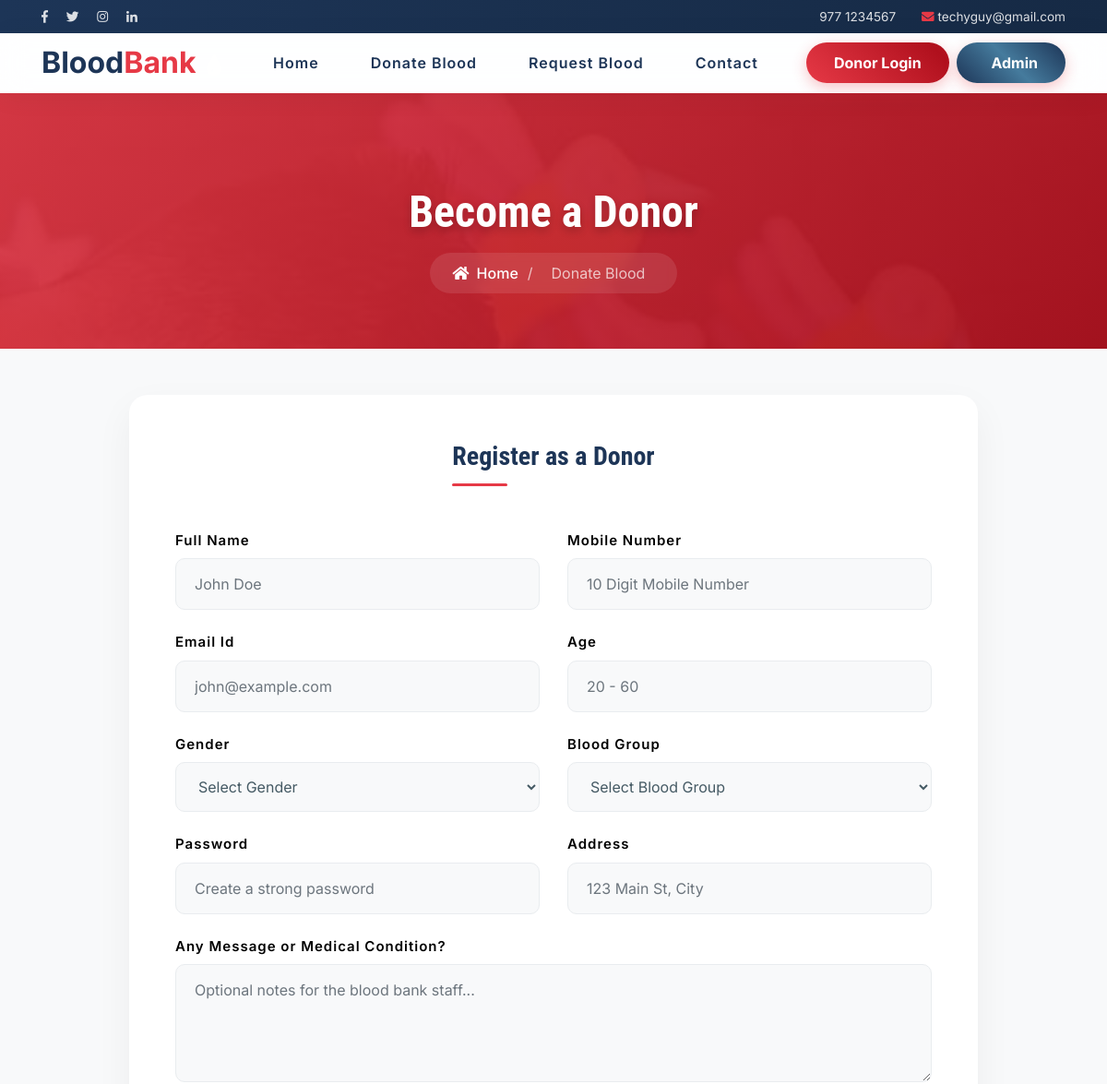
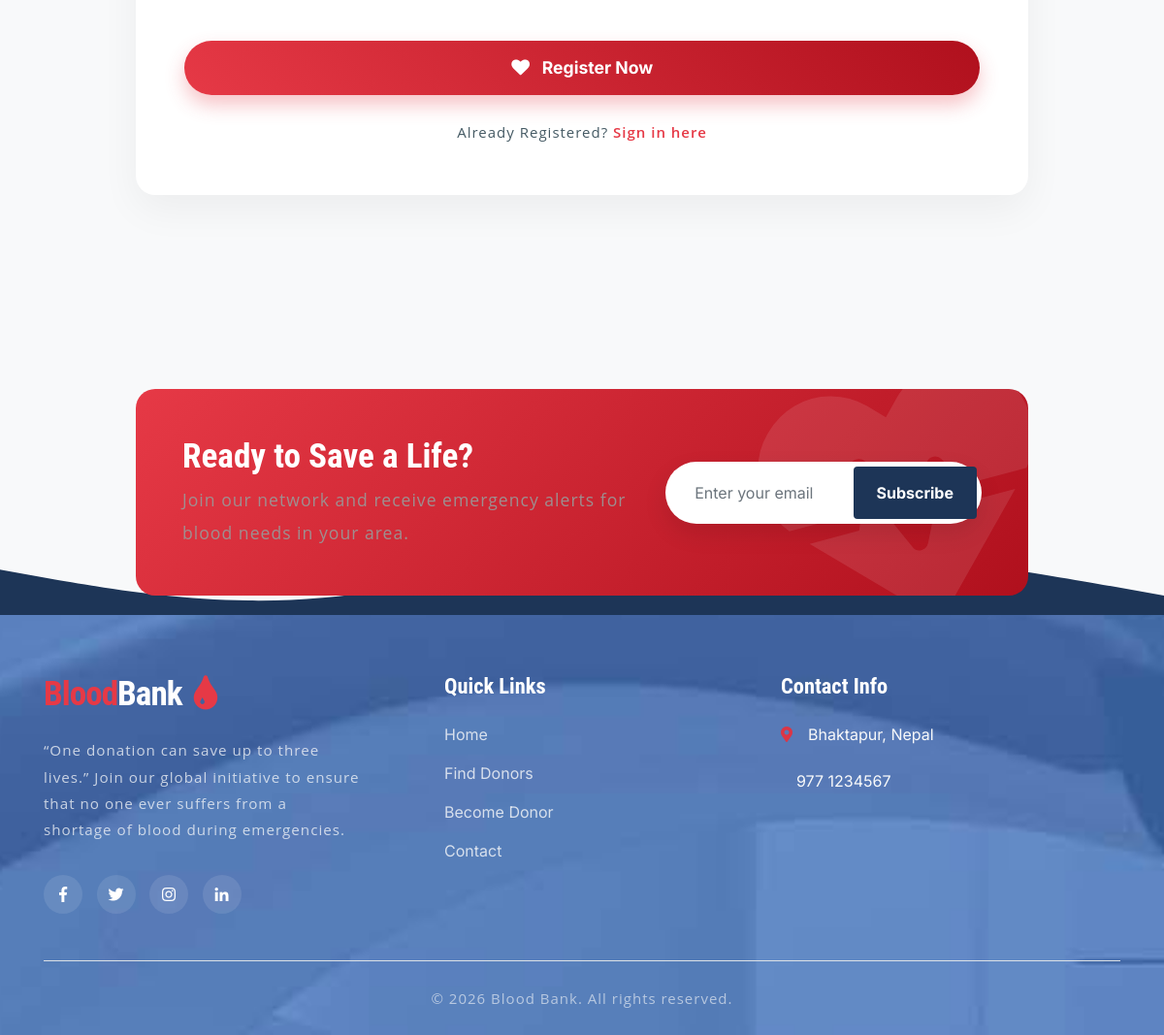
/sign-up.php, run on the app's committed database (2 pictures, top to bottom).
### tables this page shows
CREATE TABLE `tblcontactusinfo` (
  `id` int(11) NOT NULL,
  `Address` tinytext DEFAULT NULL,
  `EmailId` varchar(255) DEFAULT NULL,
  `ContactNo` char(11) DEFAULT NULL
);

### sign-up.php (the view, shortened to what this page needs)
<?php
include('includes/config.php');
?>
<!DOCTYPE html>
<html lang="zxx">
<head>
	<link rel="stylesheet" href="css/bootstrap.css">
	<link rel="stylesheet" href="css/style.css" type="text/css" media="all" />
	<link rel="stylesheet" href="css/fontawesome-all.css">
</head>
<body>
	<?php include('includes/header.php');?>
	<div class="page-hero">
		<div class="container">
			<h2>Become a Donor</h2>
			<div class="breadcrumb-custom">
				<a href="index.php"><i class="fas fa-home mr-2"></i>Home</a>
				<span>/</span>
				<span class="current">Donate Blood</span>
			</div>
		</div>
	</div>
	<section class="about-section">
		<div class="container">
			<div class="row justify-content-center">
				<div class="col-lg-10">
					<div class="form-card">
						<h3 class="section-title text-center mx-auto mb-5" style="width: fit-content;">Register as a Donor</h3>
						<form action="#" method="post" name="signup" onsubmit="return checkpass();">
							<div class="row">
								<div class="col-md-6 form-group mb-4">
									<label class="form-label-custom">Full Name</label>
									<input type="text" class="form-control form-control-custom" name="fullname" id="fullname" placeholder="John Doe" required>
								</div>
								<div class="col-md-6 form-group mb-4">
									<label class="form-label-custom">Mobile Number</label>
									<input type="text" class="form-control form-control-custom" name="mobileno" id="mobileno" required="true" placeholder="10 Digit Mobile Number" minlength="10" maxlength="10" pattern="[0-9]{10}" title="Please enter exactly 10 digits">
								</div>
							</div>
							<div class="row">
								<div class="col-md-6 form-group mb-4">
									<label class="form-label-custom">Email Id</label>
									<input type="email" name="emailid" class="form-control form-control-custom" placeholder="john@example.com" required>
								</div>
								<div class="col-md-6 form-group mb-4">
									<label class="form-label-custom">Age</label>
									<input type="number" class="form-control form-control-custom" name="age" id="age" placeholder="20 - 60" min="20" max="60" required>
								</div>
							</div>
							<div class="row">
								<div class="col-md-6 form-group mb-4">
									<label class="form-label-custom">Gender</label>
									<select name="gender" class="form-control form-control-custom" required>
										<option value="">Select Gender</option>
									</select>
								</div>
								<div class="col-md-6 form-group mb-4">
									<label class="form-label-custom">Blood Group</label>
									<select name="bloodgroup" class="form-control form-control-custom" required>
										<option value="">Select Blood Group</option>
									</select>
								</div>
							</div>
							<div class="row">
								<div class="col-md-6 form-group mb-4">
									<label class="form-label-custom">Password</label>
									<input type="password" class="form-control form-control-custom" name="password" id="password" placeholder="Create a strong password" required>
								</div>
								<div class="col-md-6 form-group mb-4">
									<label class="form-label-custom">Address</label>
									<input type="text" class="form-control form-control-custom" name="address" id="address" required placeholder="123 Main St, City">
								</div>
							</div>
							<div class="form-group mb-4">
								<label class="form-label-custom">Any Message or Medical Condition?</label>
								<textarea class="form-control form-control-custom" rows="4" name="message" placeholder="Optional notes for the blood bank staff..." required></textarea>
							</div>
							<div class="text-center">
								<button type="submit" class="submit-btn" name="submit"><i class="fas fa-heart mr-2"></i> Register Now</button>
								<p class="mt-4" style="color: #455a64;">
									Already Registered? <a href="login.php" style="color: #e63946; font-weight: 600;">Sign in here</a>
								</p>
							</div>
						</form>
					</div>
				</div>
			</div>
		</div>
	</section>
	<?php include('includes/footer.php');?>
</body>
</html>

### includes/header.php (shortened to what this page needs)
<header>
    <div class="top-bar-innovative">
        <div class="container">
            <div class="row align-items-center">
                <div class="col-md-6 d-none d-md-block">
                    <ul class="list-inline m-0">
                        <li class="list-inline-item mr-3"><a href="#"><i class="fab fa-facebook-f"></i></a></li>
                        <li class="list-inline-item mr-3"><a href="#"><i class="fab fa-twitter"></i></a></li>
                        <li class="list-inline-item mr-3"><a href="#"><i class="fab fa-instagram"></i></a></li>
                        <li class="list-inline-item"><a href="#"><i class="fab fa-linkedin-in"></i></a></li>
                    </ul>
                </div>
                <?php
                $sql = "SELECT * from tblcontactusinfo";
                $query = $dbh->prepare($sql);
                $query->execute();
                $results = $query->fetchAll(PDO::FETCH_OBJ);
                if ($query->rowCount() > 0) {
                    foreach ($results as $result) { ?>
                <div class="col-md-6 text-center text-md-right">
                    <span class="mr-4"><i class="fas fa-phone-alt text-danger"></i> <?php echo $result->ContactNo; ?></span>
                    <span><i class="fas fa-envelope text-danger"></i> <a href="mailto:<?php echo $result->EmailId; ?>"><?php echo $result->EmailId; ?></a></span>
                </div>
                <?php }} ?>
            </div>
        </div>
    </div>
    <nav class="navbar navbar-expand-lg navbar-light innovative-header py-2">
        <div class="container">
            <a class="navbar-brand font-weight-bold" href="index.php">
                <span style="color:#1d3557;">Blood</span><span style="color:#e63946;">Bank</span>
                <i class="fas fa-tint ml-1"></i>
            </a>
            <div class="collapse navbar-collapse" id="navbarSupportedContent">
                <ul class="navbar-nav ml-auto align-items-center">
                    <li class="nav-item"><a class="nav-link" href="index.php">Home</a></li>
                    <li class="nav-item"><a class="nav-link" href="sign-up.php">Donate Blood</a></li>
                    <li class="nav-item"><a class="nav-link" href="search-donor.php">Request Blood</a></li>
                    <li class="nav-item"><a class="nav-link" href="contact.php">Contact</a></li>
                    <?php if (isset($_SESSION['donor_id'])) { ?>
                        <li class="nav-item dropdown">
                            <a class="nav-link dropdown-toggle" href="#" id="navbarDropdown" role="button" data-toggle="dropdown">
                                My Account
                            </a>
                            <div class="dropdown-menu shadow">
                                <a class="dropdown-item" href="donor-dashboard.php">Dashboard</a>
                                <a class="dropdown-item" href="donor-profile.php">Profile</a>
                                <div class="dropdown-divider"></div>
                                <a class="dropdown-item" href="logout.php">Logout</a>
                            </div>
                        </li>
                    <?php } else { ?>
                        <li class="nav-item ml-lg-4">
                            <a href="login.php" class="login-btn-innovative">Donor Login</a>
                        </li>
                        <li class="nav-item ml-lg-2">
                            <a href="admin/index.php" class="login-btn-innovative" style="background: linear-gradient(45deg, #1d3557, #457b9d, #1d3557) !important;">
                                <i class="fas fa-user-shield mr-1"></i> Admin
                            </a>
                        </li>
                    <?php } ?>
                </ul>
            </div>
        </div>
    </nav>
</header>

### includes/footer.php (shortened to what this page needs)
<div style="position: relative; overflow: hidden; margin-top: 120px;">
  <div class="container" style="position: relative; z-index: 10; margin-bottom: -80px;">
    <div class="row justify-content-center">
      <div class="col-lg-10">
        <div class="newsletter-card shadow-lg p-5" style="background: linear-gradient(135deg, #e63946, #b0101d); color: white; border-radius: 20px; position: relative; overflow: hidden;">
          <div style="position: absolute; top: -30px; right: -20px; opacity: 0.1; transform: rotate(-15deg);">
          </div>
          <div class="row align-items-center" style="position: relative; z-index: 2;">
            <div class="col-md-7 mb-4 mb-md-0 text-center text-md-left">
              <h2 class="font-weight-bold mb-2" style="font-size: 2.2rem;">Ready to Save a Life?</h2>
              <p class="m-0" style="opacity: 0.9; font-size: 1.1rem;">Join our network and receive emergency alerts for blood needs in your area.</p>
            </div>
            <div class="col-md-5">
              <form action="#" method="post" class="d-flex" style="background: white; border-radius: 50px; padding: 5px; box-shadow: 0 10px 25px rgba(0,0,0,0.1);">
                <input type="email" class="form-control border-0 bg-transparent" placeholder="Enter your email" required style="padding: 15px 25px; outline: none; box-shadow: none;">
                <button class="btn subscribe-btn rounded-pill px-4 font-weight-bold" type="submit" style="background-color: #1d3557; color: white; border: none;">Subscribe</button>
              </form>
            </div>
          </div>
        </div>
      </div>
    </div>
  </div>
  <footer style="background-color: #1d3557; color: #ffffff; position: relative; z-index: 1; padding-top: 60px;">
    <div class="w3ls-footer-grids pb-4">
      <div class="container">
        <div class="row">
          <div class="col-lg-4 col-md-6 mb-5 mb-lg-0">
            <h2 class="mb-4">
              <a href="index.php" class="text-white font-weight-bold" style="text-decoration: none; font-size: 2.2rem; letter-spacing: -1px;">
                <span style="color: #e63946;">Blood</span>Bank
                <i class="fas fa-tint ml-1" style="color: #e63946;"></i>
              </a>
            </h2>
            <p class="text-light pr-lg-4" style="line-height: 1.8; opacity: 0.75; font-size: 0.95rem;">
              “One donation can save up to three lives.” Join our global initiative to ensure that no one ever suffers from a shortage of blood during emergencies.
            </p>
            <div class="mt-4 pt-2">
              <a href="#" class="social-icon"><i class="fab fa-facebook-f"></i></a>
              <a href="#" class="social-icon"><i class="fab fa-twitter"></i></a>
              <a href="#" class="social-icon"><i class="fab fa-instagram"></i></a>
              <a href="#" class="social-icon"><i class="fab fa-linkedin-in"></i></a>
            </div>
          </div>
          <div class="col-lg-4 col-md-6 mb-5 mb-lg-0 pl-lg-5">
            <h3 class="mb-4 text-white font-weight-bold" style="font-size: 1.4rem;">Quick Links</h3>
            <ul class="list-unstyled mt-3">
                <li class="mb-3"><a href="index.php" class="text-light quick-link">Home</a></li>
                <li class="mb-3"><a href="search-donor.php" class="text-light quick-link">Find Donors</a></li>
                <li class="mb-3"><a href="sign-up.php" class="text-light quick-link">Become Donor</a></li>
                <li class="mb-3"><a href="contact.php" class="text-light quick-link">Contact</a></li>
            </ul>
          </div>
          <div class="col-lg-4 col-md-12">
            <h3 class="mb-4 text-white font-weight-bold" style="font-size: 1.4rem;">Contact Info</h3>
            <ul class="list-unstyled mt-3">
              <?php
              $sql = "SELECT * from tblcontactusinfo";
              $query = $dbh->prepare($sql);
              $query->execute();
              $results = $query->fetchAll(PDO::FETCH_OBJ);
              foreach ($results as $result) { ?>
                  <li class="mb-4 d-flex align-items-center">
                    <i class="fas fa-map-marker-alt mr-3 text-danger"></i>
                    <span class="text-light"><?php echo $result->Address; ?></span>
                  </li>
                  <li class="mb-4 d-flex align-items-center">
                    <span class="text-light"><?php echo $result->ContactNo; ?></span>
                  </li>
              <?php } ?>
            </ul>
          </div>
        </div>
        <div class="border-top mt-5 pt-4 text-center">
          <p class="text-light m-0" style="opacity: 0.6;">&copy; <span id="year"></span> Blood Bank. All rights reserved.</p>
        </div>
      </div>
    </div>
  </footer>
</div>

### css/style.css (style rules this page uses)
body { padding: 0; margin: 0; background: #FFF; font-family: 'Open Sans', sans-serif; }
body a { transition: 0.5s all; -webkit-transition: 0.5s all; -moz-transition: 0.5s all; -o-transition: 0.5s all; -ms-transition: 0.5s all; text-decoration: none; }
h1, h2, h3, h4, h5, h6 { margin: 0; padding: 0; font-family: 'Roboto Condensed', sans-serif; }
p { margin: 0; padding: 0; font-family: 'Open Sans', sans-serif; font-size: 15px; letter-spacing: 1px; line-height: 1.9; color: #999; }
ul, ol { margin: 0; padding: 0; }
label { margin: 0; }
.navbar-light .navbar-nav .nav-link { padding: 0; color: #fff; background: transparent; font-size: 16px; letter-spacing: 1px; }
a.navbar-brand { color: #f44336; font-size: 50px; padding: 0; }
.navbar-light .navbar-brand, .navbar-light .navbar-brand:hover, .navbar-light .navbar-brand:focus, .w3l-footer h2 a span { color: #f44336; }
a.navbar-brand span { color: #fff; }
a.navbar-brand i, .w3l-footer h2 a i { color: #fff; font-size: 22px; }
.form-control { border-radius: 0px }
.form-group label { font-size: 15px; letter-spacing: 1px; color: #000; margin-bottom: 8px; text-align: left; display: block; }
footer { background: url(../images/bg3.jpg) no-repeat center fixed; background-size: cover; -webkit-background-size: cover; -moz-background-size: cover; -o-background-size: cover; -moz-background-size: cover; }
select.form-control:not([size]):not([multiple]) { height: inherit; }

### sign-up.php (style rules this page uses)
body { font-family: 'Inter', sans-serif; background-color: #f8f9fa; }
.page-hero { background: linear-gradient(135deg, rgba(230, 57, 70, 0.9), rgba(176, 16, 29, 0.9)), url('images/banner1.jpg') center/cover fixed; padding: 100px 0 60px; text-align: center; color: white; margin-bottom: 50px; position: relative; }
.page-hero h2 { font-weight: 800; font-size: 3rem; text-shadow: 0 4px 10px rgba(0,0,0,0.2); margin-bottom: 15px; }
.breadcrumb-custom { background: rgba(255, 255, 255, 0.1); display: inline-flex; border-radius: 50px; padding: 10px 25px; backdrop-filter: blur(5px); }
.breadcrumb-custom a { color: #fff; text-decoration: none; font-weight: 500; }
.breadcrumb-custom span { color: rgba(255,255,255,0.7); margin: 0 10px; }
.form-card { background: white; border-radius: 20px; padding: 50px; box-shadow: 0 15px 40px rgba(0,0,0,0.05); margin-bottom: 80px; }
.form-control-custom { background: #f8f9fa; border: 1px solid #e9ecef; border-radius: 10px; padding: 15px 20px; font-size: 1rem; color: #455a64; transition: all 0.3s ease; height: auto; }
.submit-btn { background: linear-gradient(45deg, #e63946, #b0101d); color: white; border: none; border-radius: 50px; padding: 15px 40px; font-weight: 700; font-size: 1.1rem; transition: all 0.3s ease; box-shadow: 0 10px 20px rgba(230, 57, 70, 0.3); cursor: pointer; width: 100%; margin-top: 20px; }
.form-label-custom { font-weight: 600; color: #1d3557; margin-bottom: 8px; }
.section-title { color: #1d3557; font-weight: 800; margin-bottom: 30px; position: relative; padding-bottom: 15px; }
.section-title::after { content: ''; position: absolute; left: 0; bottom: 0; height: 3px; width: 60px; background: #e63946; border-radius: 2px; }

### includes/footer.php (style rules this page uses)
.newsletter-card { transition: transform 0.4s ease; }
.social-icon { width: 40px; height: 40px; display: inline-flex; align-items: center; justify-content: center; background: rgba(255,255,255,0.1); color: white; border-radius: 50%; margin-right: 10px; transition: 0.3s; }
.quick-link { transition: 0.3s; text-decoration: none; opacity: 0.8; }

### data on the page
tblcontactusinfo: ContactNo "977 1234567", EmailId "techyguy@gmail.com", Address "Bhaktapur, Nepal"
